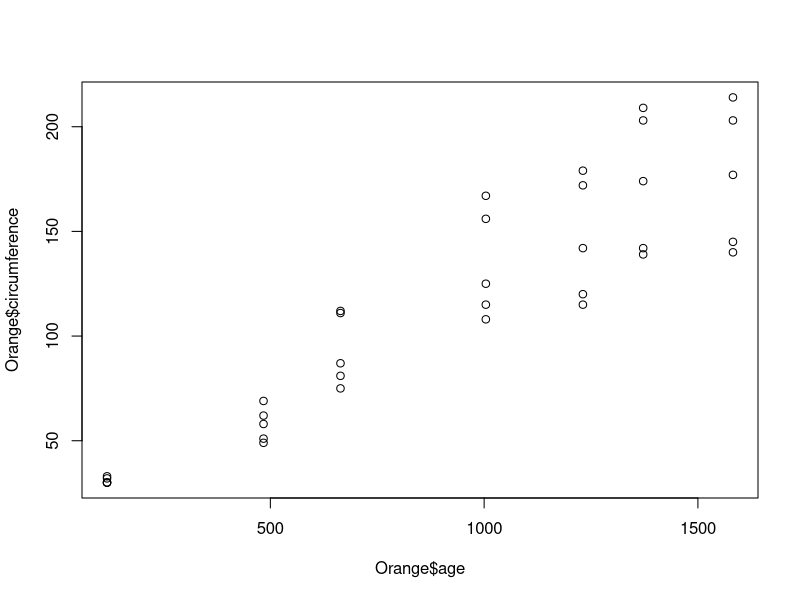
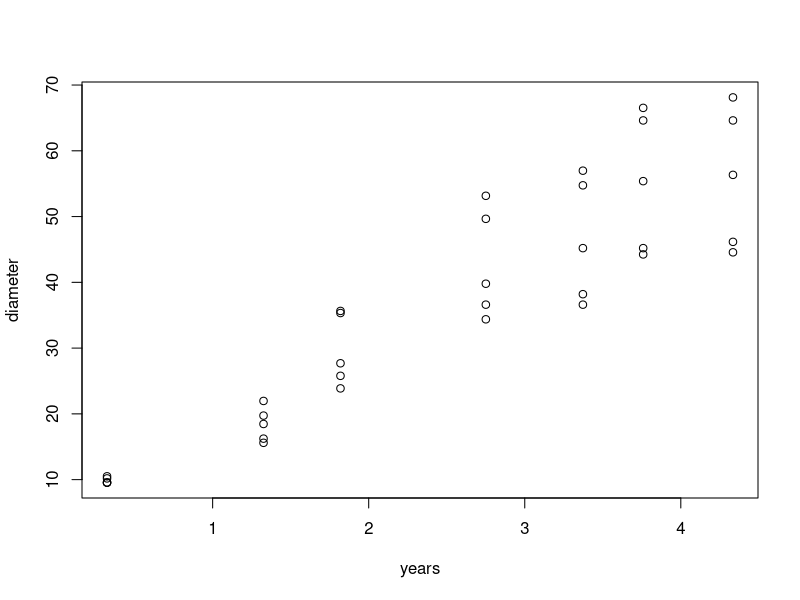
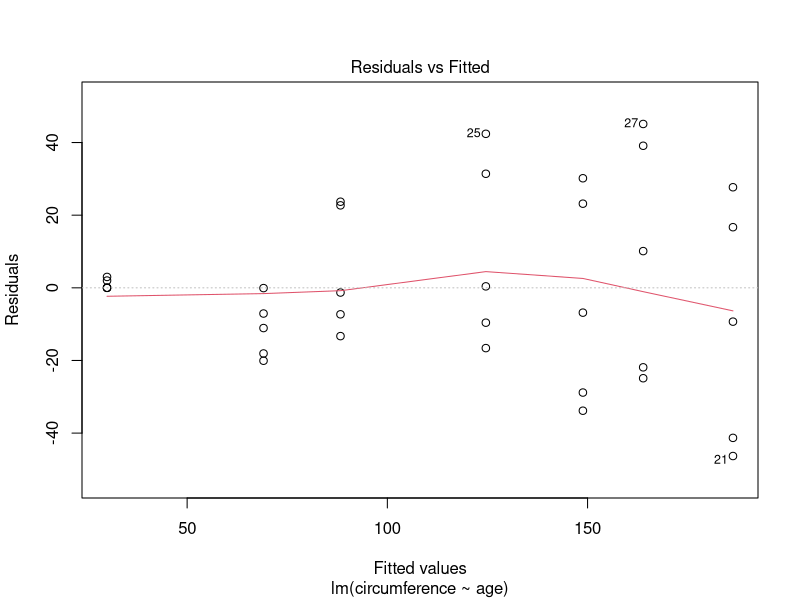
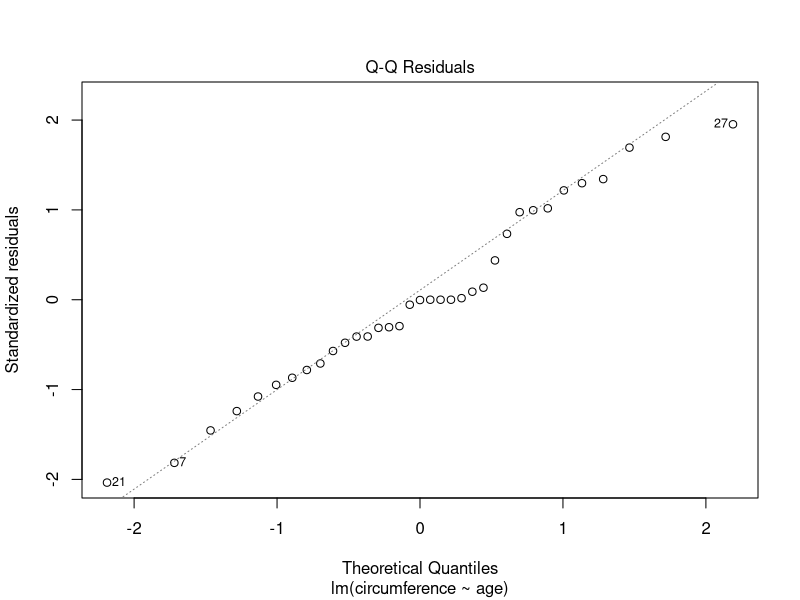
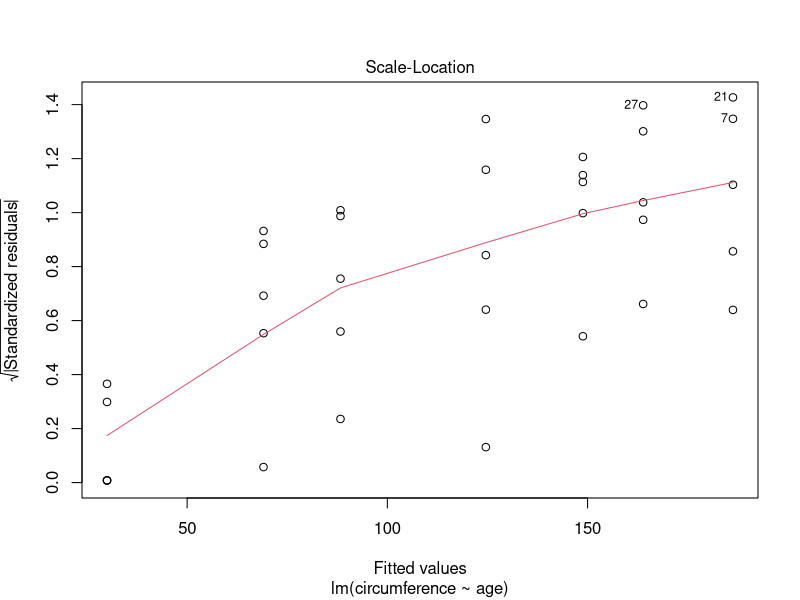
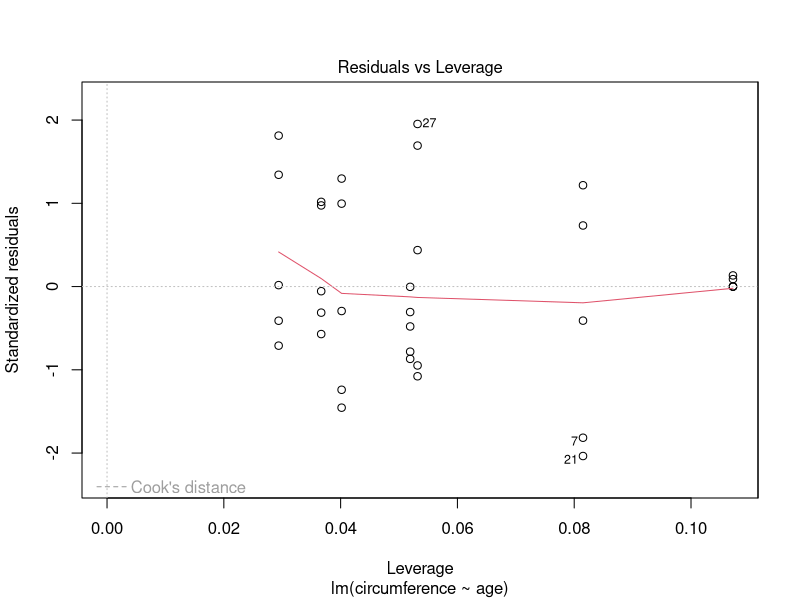
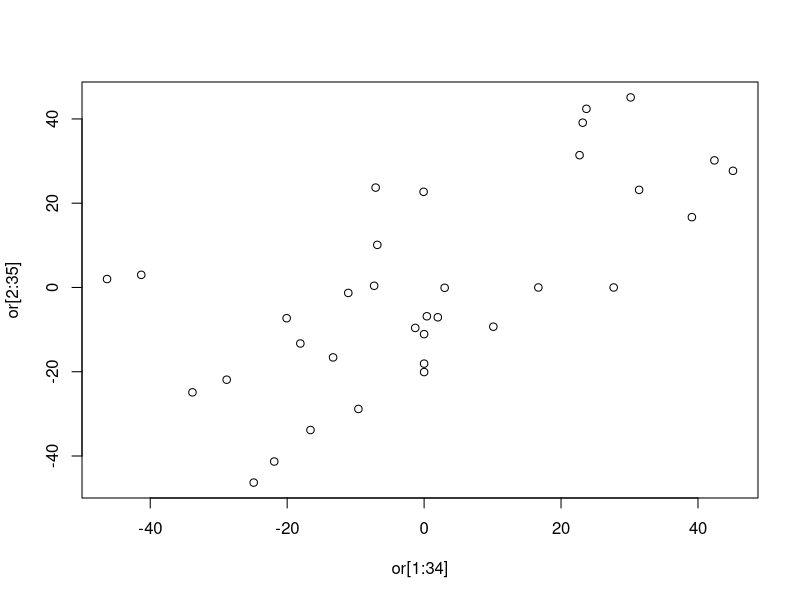
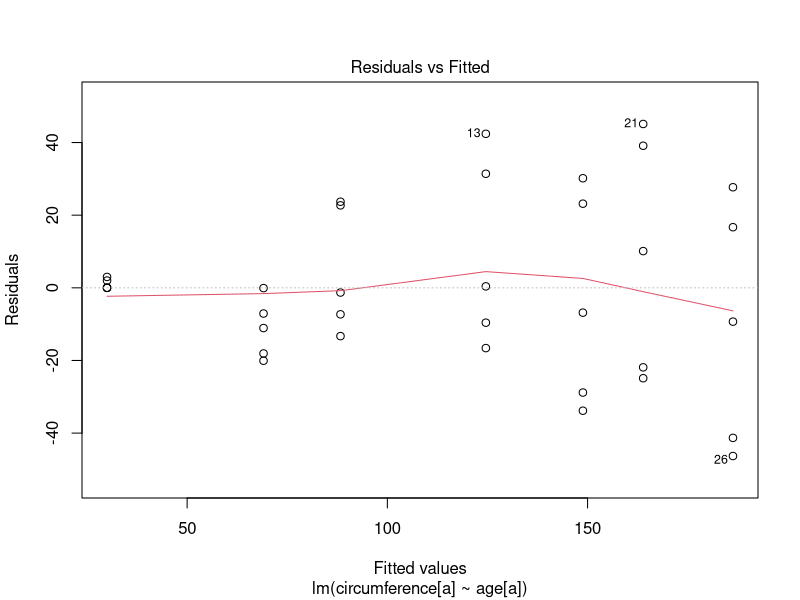

Write R code to recreate these figures, in order.
#An introduction to residual diagnostics

#We've seen in Video 6.5 how to check whether our four assumptions hold or not
#Two can be done with residual plots. A third can be sort-of done with them, though checking autocorrelation with a scatter diagram is more effective. 
#The fourth assumption is checkable with a QQ-plot.
#It would also be useful to have a way to check for leverage.

#We can do 80% of these tasks using the plot function, asking R to plot not points on a graph, but the entirety of a linear model

#I'll demonstrate this using the Orange tree data

Orange
names(Orange)

#This data plots the age (days) and trunk circumference (mm) of five orange trees.
#We will disregard the fact there are five different trees for today.

#Let's do a bit of exploratory data analysis (EDA). What does the relationship between age and circumference look like?

plot(Orange$age,Orange$circumference)
cor(Orange$age,Orange$circumference)

#It's strongly positive. Perhaps not surprising - trees get wider around the trunk as they get older - at least up to a certain point.

#We might decide we're interested in age in years, though, and the diameter rather than the circumference.

years<-Orange$age/365
diameter<-Orange$circumference/(pi)

#What does that do to our EDA?

plot(years,diameter)
cor(years,diameter)

#We get a similar scatter diagram, and exactly the same correlation. This tracks with what was said in the videos - a linear transformation of either or both variables does not change the correlation.

#Exercise - try changing the time variable from age in years, to how long until a tree reaches 5 years of age.   What does making that change do to the correlation?


#We'll use age as a predictor variable, with circumference as the response variable

orangemod<-lm(circumference~age,data=Orange)

#Note the syntax here: response goes first
#What is the simple linear model we have generated?

orangemod

#Not much information there! Good to know b_0 and b_1, though.
#We're estimating each day of life adds about 0.1mm (100 micrometres) to a tree's circumference
                  
summary(orangemod)

#That's better! There's so much info there it'll take us this week and next week to cover it all!
#Important things to note now: R^2=0.8345. Over 83% of variance of circumference explained by variance in age.

#More on this in the worksheet - what I want to focus on are "residual diagnostics".

plot(orangemod)

#Plot 1: Residual vs fitted. Clear pattern? If so, linearity broken
#Not seeing a pattern here. Looks like a right-opening fan, but we'll come back to that

#Plot 2: QQ plot for residuals. Don't look normally distributed? Then the assumption of normally distributed errors doesn't hold.

#Plot 3: Scale-location. One thing I didn't discuss in videos - even when errors are normally distributed, residuals may not be.
#Reasons for this are theoretically complicated - hence why I didn't discuss them.
#We can make the residuals look more like the errors should be through a standardisation process.
#R does this in Plot 3. It also finds the postive square root, which helps us look for heteroscedasticity.
#Now, rather than looking for a left/right opening fan, we look for an increase or decrease in general height of residuals.
#We have this here - note that we also had a right-opening fan in Plot 1. Many statisticians just use Plot 1, ignoring Plot 3.

#Plot 4. Cook's distance. A measure of influence. A very simple rule of thumb (and there are more than one for Cook's distance)
#is that any outliers with a value of more than 0.5 should be checked to see whether something has gone wrong.

#Conclusion: Assumptions 1 and 4 hold. 2 does not. 

#But what about 3? Need the residual values

orangemod$residuals

#Need to check these for autocorrelation

or<-orangemod$residuals

plot(or[1:34],or[2:35])

#Doesn't look great!

cor(or[1:34],or[2:35])

#EEK!

#So, Assumptions 1 and 4 are fine. 2 and 3 are not. What do we do?

#Assumption 3 issue: could try randomising values.

a<-sample(seq(1,35,by=1),replace=FALSE,prob=rep(1/35,35))

orangemodrandom<-lm(circumference[a]~age[a],data=Orange)
plot(orangemodrandom)

ora<-orangemodrandom$residuals
plot(ora[1:34],ora[2:35])
cor(ora[1:34],ora[2:35])
summary(orangemodrandom)$r.squared

#Looks like things have improved! But can we check whether that is the case with a statistical test?

#Yes! Can use the Durbin-Watson test in the lmtest package

library(lmtest)
dwtest(orangemod)
dwtest(orangemodrandom)

#A DW value of 2 is what we expect if there is no autocorrelation. Values below 1 or above 3 suggest a real problem.




#Assumption 2: Can we improve by transforming predictor variable?
#Suggested three approaches in Videos

orangemodlog<-lm(log(circumference)~age,data=Orange)
orangemodsqrt<-lm(sqrt(circumference)~age,data=Orange)
orangemodcbrt<-lm((circumference)^(1/3)~age,data=Orange)

summary(orangemod)$r.squared
summary(orangemodlog)$r.squared
summary(orangemodsqrt)$r.squared
summary(orangemodcbrt)$r.squared

#Not much change. What do plots look like:

plot(orangemod)
plot(orangemodlog)
plot(orangemodsqrt)
plot(orangemodcbrt)

#What do you think?
